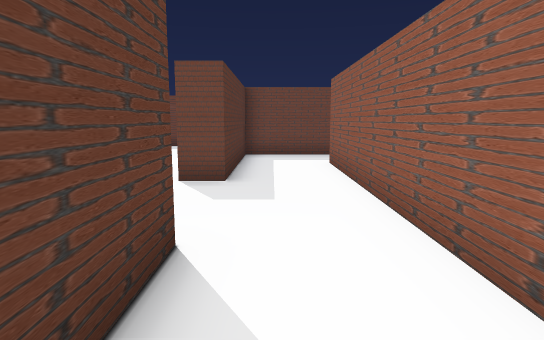
view 1 (above)

24 first-person views from a walk through a 3-D level made in the Unity game engine. The camera is 1.2 m above the floor, tilts 8° down and sees 75° across. The floor is counted in squares, 1 m on a side. Each view is taken from the middle of a square. On the plan, view 1 faces up. The plan holds only what a view shows up to about 14 squares ahead; the rest is blank. The player character is not drawn.

view 2
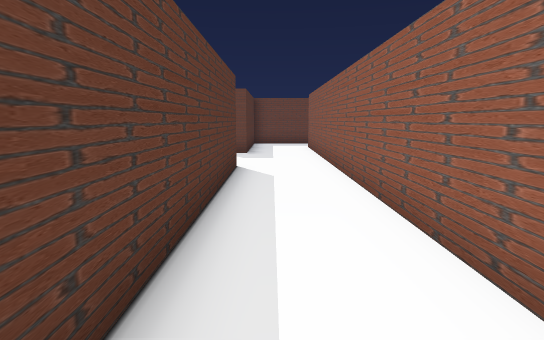

view 3
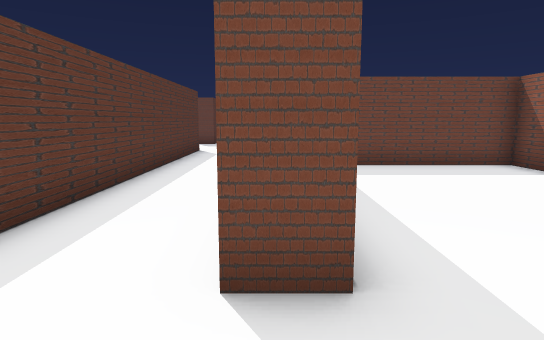

view 4
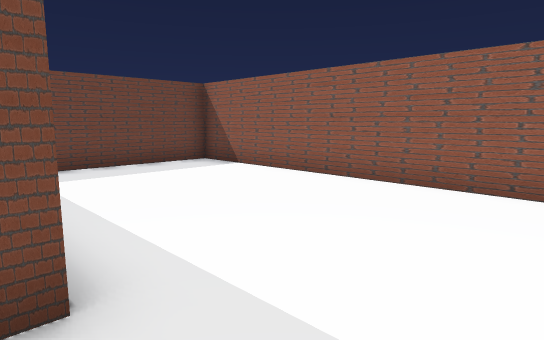

view 5
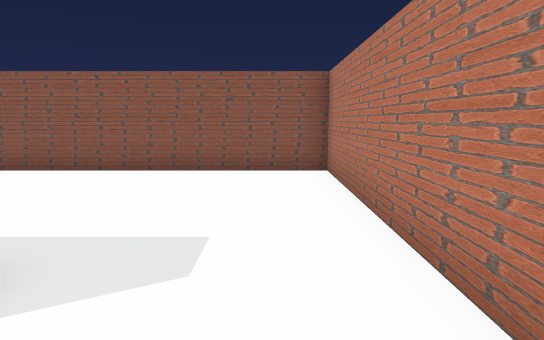

view 6
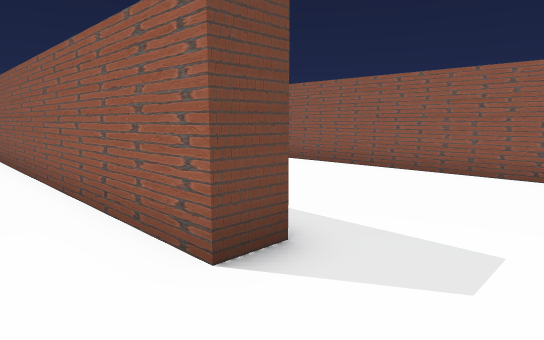

view 7
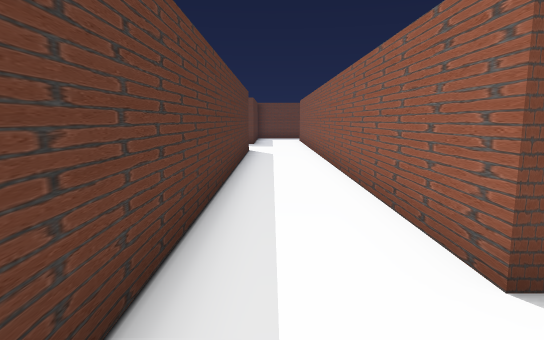

view 8
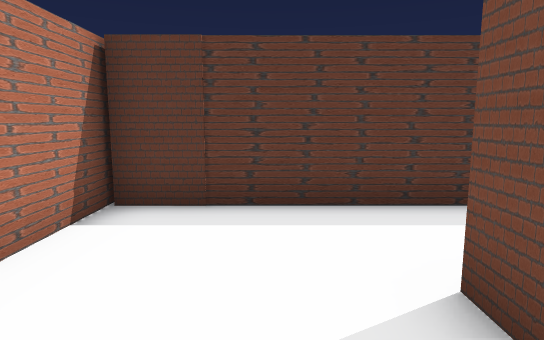

view 9
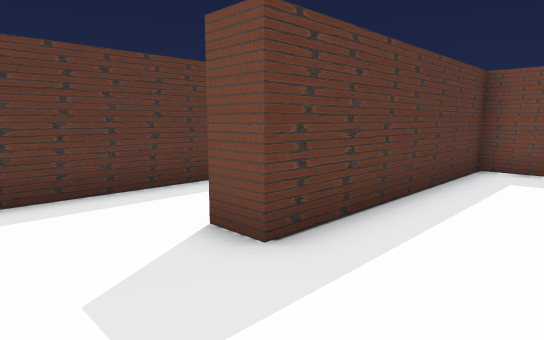

view 10
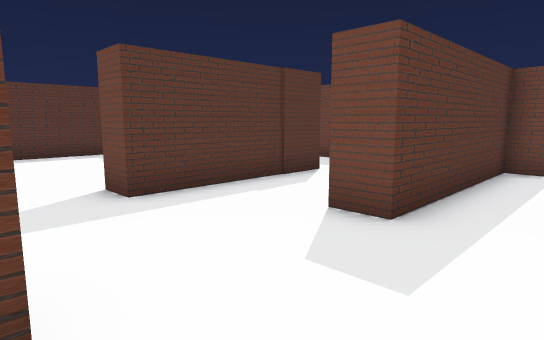

view 11
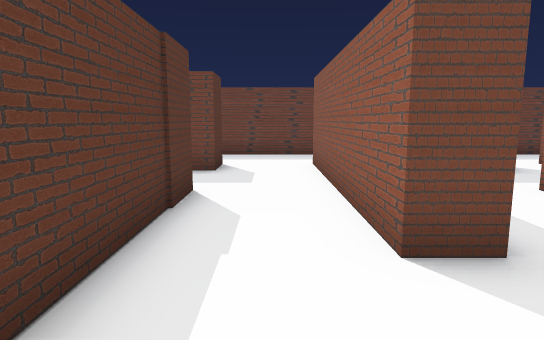

view 12
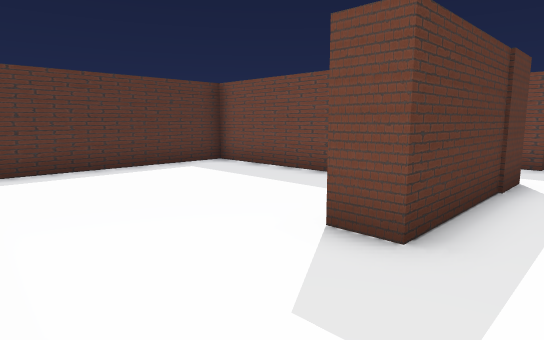

view 13
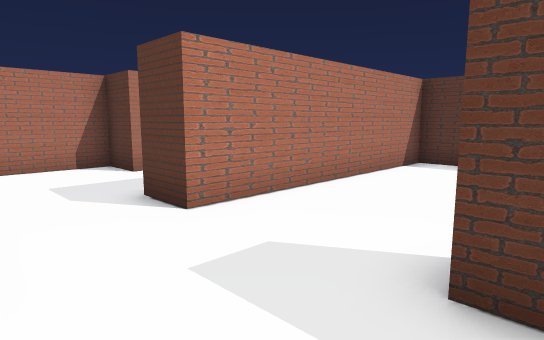

view 14
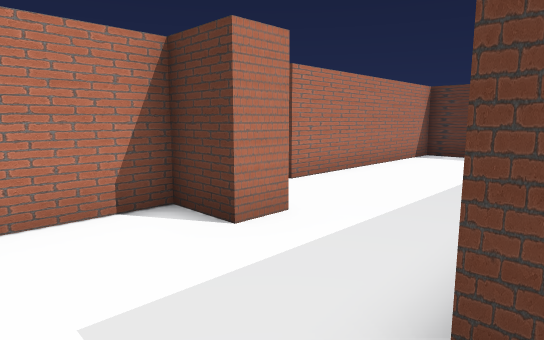

view 15
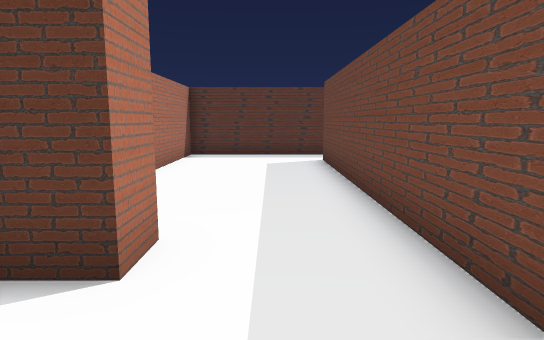

view 16
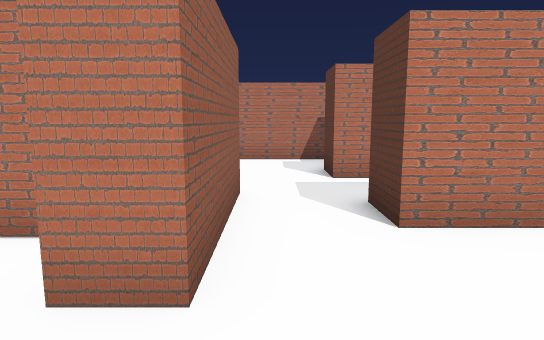

view 17
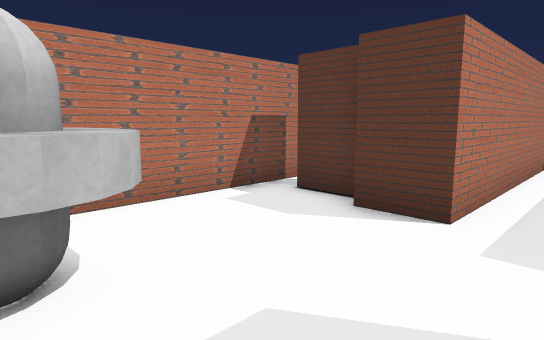

view 18
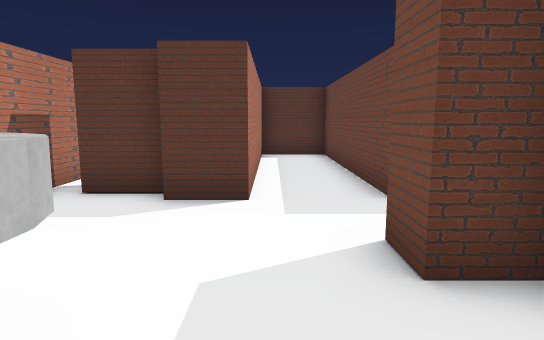

view 19
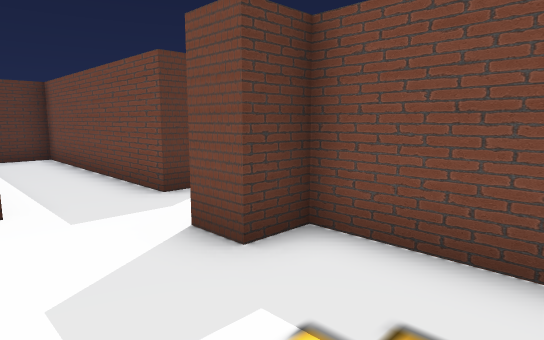

view 20
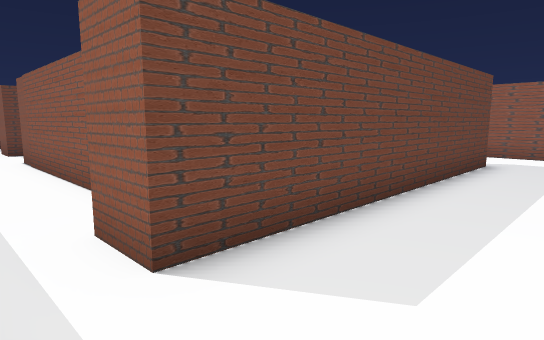

view 21
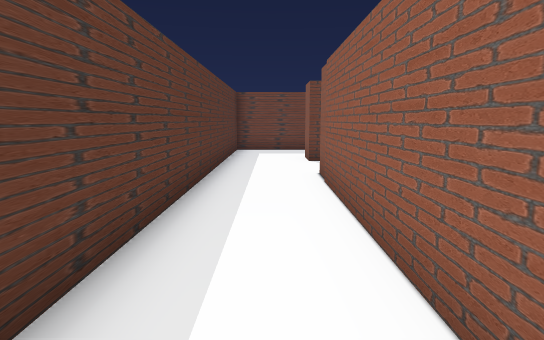

view 22
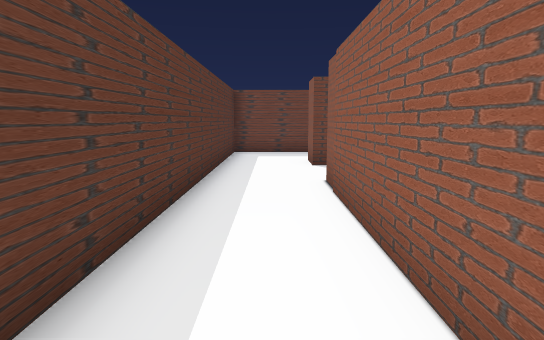

view 23
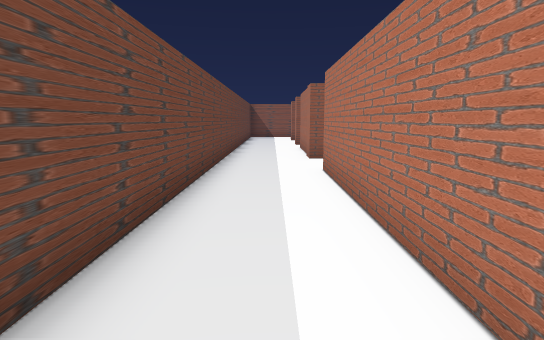

view 24
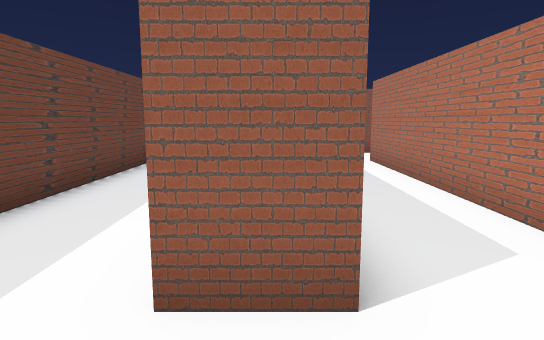

### Floor plan
Points are (right, up) in squares from view 1. A wall is a line through its corners. A room is listed if a view was taken in it or the views show most of it. See-through windows are left out.
Room 1 (views 1, 2, 3, 4, 5, 6, 7, 8, 9, 10)
walls: (-1.2, -12.3) (8.4, -12.3) (8.4, -1.5) (2.6, -1.5) (2.6, -8.7) (1.6, -8.7) (1.6, 4.4); (-0.9, 3.4) (-0.9, -12.2)
ways out: opening at (0.5, 3.5) to room 2
Room 2 (views 11, 13)
walls: (-7.9, 8.8) (-12, 8.8) (-12, 1.9) (-4.5, 1.9); (1.6, 4.4) (1.6, 10.1); (-0.9, 11.5) (-0.9, 7) (-1.9, 7) (-1.9, 8.5)
ways out: opening at (0.5, 3.5) to room 1; opening at (-3.5, 1.5) to room 3; opening at (-3, 9.5) to room 3; opening at (0.5, 11)
objects: block (-5, 5) to (-5, 8)
Room 3 (views 12, 14, 15, 16, 17, 18, 19, 20, 21, 22, 23, 24)
walls: (-4.5, 1.9) (-4.5, 0.6) (-13.8, 0.6) (-13.8, 1.9); (-5.5, -3.6) (-3.1, -3.6); (-13, 3.2) (-13, 10.1); (-15.4, 0.9) (-15.4, -3.9) (-8.3, -3.9) (-8.3, -5.1) (-15.5, -5.1); (-1.9, -0.4) (-1.9, 1.2); (-3.2, -4.8) (-5.5, -4.8); (-14.9, -7.4) (-8.3, -7.4) (-8.3, -8.5); (-11.2, 10) (-4.5, 10) (-4.5, 8.8); (-10.2, -10.9) (-5.2, -10.9); (-1.9, 8.5) (-1.9, 13.7); (-12.4, 12.5) (-13, 12.5) (-13, 13.8); (-4.2, 12.5) (-6.2, 12.5); (-11.5, 13.7) (-4.5, 13.7) (-4.5, 12.4); (-1.6, 16.5) (-15.4, 16.5) (-15.4, 3.8)
ways out: opening at (-3.5, 1.5) to room 2; opening at (-3, 9.5) to room 2; opening at (-2, 15.5)
objects: block (-10, -10) to (-9, -9); block (-6, -6) to (-6, -2); other object (-5, -9) to (-4, -8)

Positions as (right, up) in squares from view 1, and headings:
1: (0, 0), facing up
2: (0, -6), facing up
3: (2, -11), facing up
4: (2, -11), facing up-right
5: (0, -11), facing right
6: (0, -11), facing up-right
7: (0, -11), facing up
8: (4, -10), facing left
9: (5, -11), facing up-left
10: (1, 3), facing up-left
11: (-3, 4), facing up
12: (-3, 2), facing up-left
13: (-2, 6), facing down-left
14: (-3, 1), facing down-left
15: (-3, -1), facing left
16: (-7, 0), facing down
17: (-4, -6), facing down-left
18: (-3, -7), facing left
19: (-3, -8), facing up-left
20: (-15, -2), facing up-right
21: (-14, 2), facing up
22: (-14, 3), facing up
23: (-13, 15), facing right
24: (-15, 13), facing right
